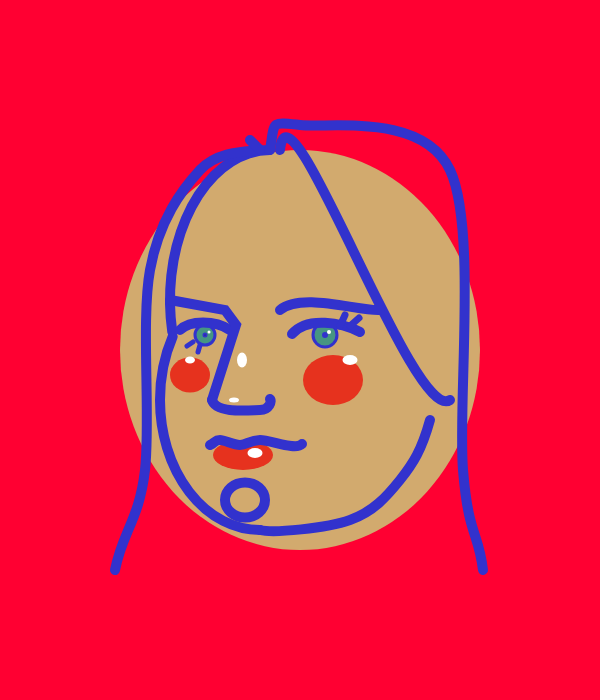
Frame 1 (no input)
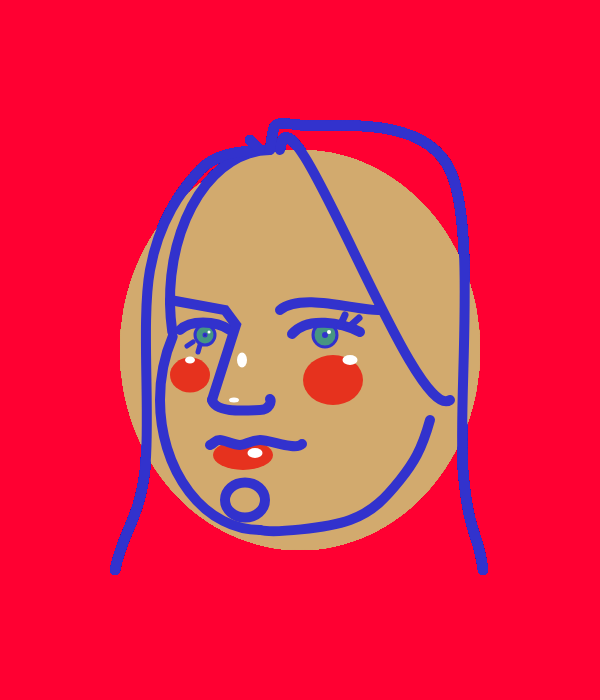
Frame 60 (no input)
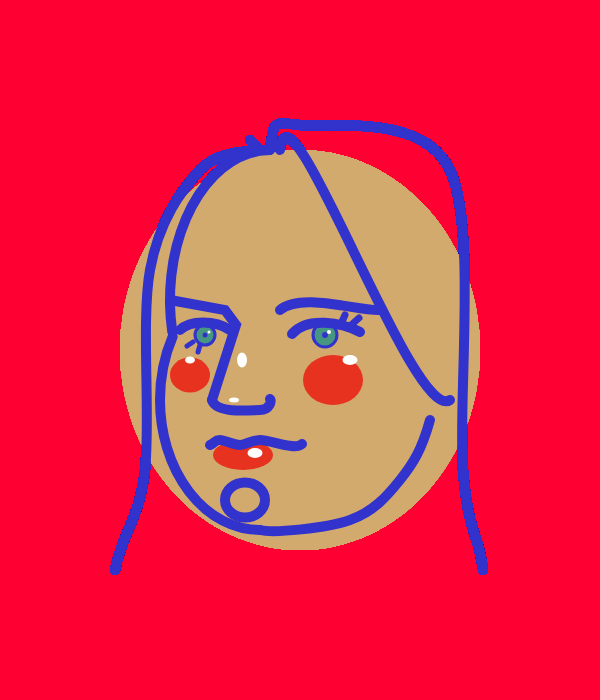
Frame 120 (the mouse pressed at the canvas centre since frame 60)

The p5.js sketch that drew these frames (run headless with seeded random() and noise() and a simulated clock; from frame 60 on, the mouse is pressed at the canvas centre):

// p5.js sketch
// ── sketch.js
function setup() {
  createCanvas(600, 700);

  background(255, 0, 50);

  // strokeWeight(4)
  //ellipse(40,20,40,20)
  stroke(50, 50, 205);
}

function draw() {
  fill(210, 170, 110);
  strokeWeight(0);
  ellipse(300, 350, 360, 400);
  strokeWeight(3);

  fill(70, 150, 130);
  circle(205, 335, 20);
  //strokeWeight(4)
  circle(325, 335, 24);
  fill(0);
  circle(205, 335, 2);
  circle(325, 335, 3);
  strokeWeight(0);
  fill(230, 50, 30);
  ellipse(190, 375, 40, 35);
  ellipse(333, 380, 60, 50);
  ellipse(243, 455, 60, 30);
  //bangs
  //  noFill();
  //strokeWeight(1);
  //ellipse(270, 300, 200, 300);
  noFill();
  strokeWeight(10);
  arc(270, 300, 200, 300, PI * 0.9, PI * 1.5);

  noFill();
  

  strokeWeight(10);
  arc(260, 400, 200, 260, PI * 0.5, PI * 1.2);
  beginShape();
  curveVertex(200, 400);
  curveVertex(210, 450);
  curveVertex(230, 466);
  curveVertex(300, 455);
  curveVertex(320, 439);
  curveVertex(400, 400);
  //noFill();
  curve(500, 0, 450, 400, 280, 150, 400, 900);

  strokeWeight(10);
  beginShape();
  curveVertex(270, 500);
  curveVertex(260, 530);
  curveVertex(350, 520);
  curveVertex(400, 480);
  curveVertex(430, 420);
  curveVertex(450, 300);
  endShape();

  beginShape();
  curveVertex(270, 300);
  curveVertex(270, 150);
  curveVertex(300, 125);
  //curveVertex(400,130);
  curveVertex(450, 170);
  curveVertex(463, 470);
  curveVertex(483, 570);
  curveVertex(490, 700);
  endShape();
  //eye lids
  //strokeWeight(6)
  beginShape();
  curveVertex(170, 390);
  curveVertex(180, 330);
  curveVertex(230, 330);
  //curveVertex(400,130);
  curveVertex(270, 390);
  endShape();
  //brow
  curve(250, 420, 280, 310, 380, 310, 400, 300);
  //strokeWidth(8)
  beginShape();
  curveVertex(270, 440);
  curveVertex(292, 334);
  curveVertex(360, 332);
  //curveVertex(400,130);
  curveVertex(400, 390);
  endShape();

  beginShape();
  curveVertex(260, 160);
  curveVertex(260, 150);
  curveVertex(200, 170);
  //curveVertex(400,130);
  curveVertex(150, 270);
  curveVertex(145, 470);
  curveVertex(115, 570);
  curveVertex(100, 700);
  endShape();

  line(250, 140, 260, 150);

  //noFill();
  //curve(700, 0,
  //    100, 400,
  //  300, 170,
  // 400, 400
  //  )  ;
  noFill();
  strokeWeight(10);
  beginShape();
  vertex(170, 300);
  vertex(225, 310);
  vertex(236, 325);
  vertex(212, 400);
  vertex(212, 400);
  endShape();

  beginShape();

  curveVertex(236, 325);
  curveVertex(212, 400);
  curveVertex(260, 410);
  curveVertex(270, 399);
  curveVertex(248, 400);
  //vertex(mouseX,mouseY);
  endShape();
  //lip
  beginShape();
  curveVertex(190, 455);
  curveVertex(210, 445);
  curveVertex(220, 440);
  curveVertex(240, 445);
  curveVertex(260, 440);
  curveVertex(302, 444);
  curveVertex(300, 400);
  endShape();

  ellipse(245, 500, 40, 35);
  strokeWeight(5);
  line(200, 345, 198, 352);
  line(193, 342, 187, 346);
  strokeWeight(7);
  line(340, 326, 345, 315);
  line(350, 326, 359, 318);
  //stroke(255)
  // HIGHLIGHTS (MAKE THESE WHITE)
  noStroke();
  fill(255);
  circle(209, 332, 3);
  circle(329, 332, 4);
  ellipse(190, 360, 10, 7);
  ellipse(350, 360, 15, 10);
  ellipse(242, 360, 10, 15);
  ellipse(234, 400, 10, 5);
  ellipse(255, 453, 15, 10);
  stroke(50, 50, 205);
  //line(193,342,187,346)
  //ATTEMPT AT A BOTTOM LIP

  //endShape();
  //beginShape();
  //curveVertex(300,350);
  //curveVertex(250,400);
  //curveVertex(350,400);
  //endShape(CLOSE);
}
